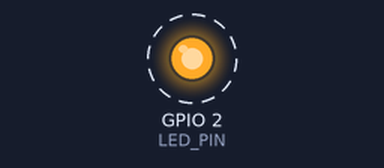
This program was run on a simulated ESP32. On the bench: output pins drawn as LEDs (lit = HIGH). Dashed ring = blinking. WiFi joins after 1.5 s; servers stay silent unless stated; what the program prints to the serial monitor is not drawn.

Above: at 2.5 s.
Timing chart, 0 to 6.6 s (numbered marks = the images above):
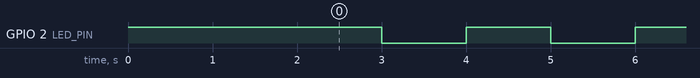

Measured:
- by itself, GPIO 2 (LED_PIN): alternates HIGH for 1.0 s and LOW for 1.0 s

The program:

main.cpp
```cpp
#include <Arduino.h>
#include "led.h"
#include <WiFi.h>

const char* ssid = "";
const char* password = "";

// Define the GPIO pin for the onboard LED
LED led;
int counter = 0;

void setup() {
  pinMode(LED_PIN, OUTPUT); // Initialize the LED pin as an output
  led.init();
  led.update(true);
  WiFi.mode(WIFI_STA);
  WiFi.begin(ssid, password);

  while (WiFi.status() != WL_CONNECTED) {
    delay(1000);

  }
}

void loop() {
  // update LED object

  if (counter == 0) {
    led.update(true);

    counter = 1;
  } else {
    led.update(false);
    counter = 0;
  }
  Serial.println("Connected to the WiFi network");
  led.update();
  delay(1000);
}
```

led.h
```cpp
#ifndef LED_H
#define LED_H

#include <Arduino.h>

// Define the GPIO pin for the onboard LED
extern const int LED_PIN = 2;

class LED {
  public:
    void init();
    void update();
    void update(bool state);
    void set(bool state);
  private:
    bool _state;
};

#endif
```

delay.cpp
```cpp
#include <Arduino.h>

class Delay {
    public:
        void init();
        void setDelay(int delay);
        bool isDelayOver();
        void update();
    private:
        int _delay;
        int _startTime;
};

void Delay::init() {
    _delay = 0;
    _startTime = 0;
}

void Delay::setDelay(int delay) {
    _delay = delay;
    _startTime = millis();
}

bool Delay::isDelayOver() {
    if (_startTime + _delay < millis()) {
        return false;
    }


    _startTime = millis();
    return true;
}
```

led.cpp
```cpp
/*
 * LED FSM implemented as a class with init, update and set methods
*/

#include <Arduino.h>

#define CONNECTED_BLINK_PATTERN "--.-"
#define WAITING_FOR_CONNECTION_BLINK_PATTERN "-.-."
#define CONNECTING_BLINK_PATTERN "-.-"
// Define the GPIO pin for the onboard LED
const int LED_PIN = 2;

class LED {
  public:
    void init();
    void update();
    void update(bool state);
    void set(bool state);
  private:
    bool _state;
};

void LED::init() {
  pinMode(LED_PIN, OUTPUT); // Initialize the LED pin as an output
  _state = false;
}

void LED::update() {
  switch (_state) {
    case true:
      digitalWrite(LED_PIN, HIGH);
      break;
    case false:
      digitalWrite(LED_PIN, LOW);
      break;
  }
}

void LED::update(bool state) {
  _state = state;
  update();
}

void LED::set(bool state) {
  _state = state;
}
```
